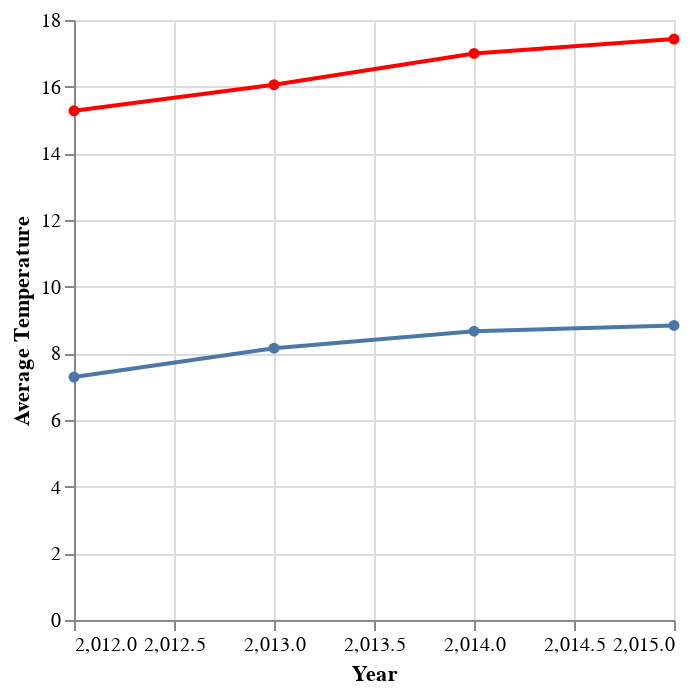

The notebook cell saved with this chart:
### Markdown cell above
##### Question 4 (10 points)

Create a compound figure with at least two types of marks. Show the trend of average temperature (the average of min and max temperature) in 4 years. Include necessary title and labels.

### Code cell
weather['year'] = weather['date'].dt.year

line_max = alt.Chart(weather).mark_line(
).encode(
    alt.Y('average(temp_max):Q', title = 'Average Temperature'),
    alt.X('year', title = 'Year'),
    color=alt.value('red')
)

line_min = alt.Chart(weather).mark_line(
).encode(
    alt.Y('average(temp_min):Q'),
    alt.X('year'),
)

point_max = alt.Chart(weather).mark_circle(
).encode(
    alt.Y('average(temp_max):Q'),
    alt.X('year'),
    alt.Tooltip(['average(temp_max)']),
    color=alt.value('red')
)

point_min = alt.Chart(weather).mark_circle(
).encode(
    alt.Y('average(temp_min):Q'),
    alt.X('year'),
    alt.Tooltip(['average(temp_min)'])
)

chart_max = line_max+point_max
chart_min = line_min+point_min

chart_max+chart_min

### Figure 1 — Vega-Lite specification as saved in the notebook (floating-point values rounded to 4 significant figures; data arrays with more than 128 entries replaced by an {"elided": "..."} marker saying what was removed)
{"config": {"view": {"continuousWidth": 300, "continuousHeight": 300}}, "layer": [{"mark": {"type": "line"}, "encoding": {"color": {"value": "red"}, "x": {"field": "year", "title": "Year", "type": "quantitative"}, "y": {"aggregate": "average", "field": "temp_max", "title": "Average Temperature", "type": "quantitative"}}}, {"mark": {"type": "circle"}, "encoding": {"color": {"value": "red"}, "tooltip": [{"aggregate": "average", "field": "temp_max", "type": "quantitative"}], "x": {"field": "year", "type": "quantitative"}, "y": {"aggregate": "average", "field": "temp_max", "type": "quantitative"}}}, {"layer": [{"mark": {"type": "line"}, "encoding": {"x": {"field": "year", "type": "quantitative"}, "y": {"aggregate": "average", "field": "temp_min", "type": "quantitative"}}}, {"mark": {"type": "circle"}, "encoding": {"tooltip": [{"aggregate": "average", "field": "temp_min", "type": "quantitative"}], "x": {"field": "year", "type": "quantitative"}, "y": {"aggregate": "average", "field": "temp_min", "type": "quantitative"}}}]}], "data": {"name": "data-bcbbc8fd396c6ef111c5b9f42aff6b9f"}, "$schema": "https://vega.github.io/schema/vega-lite/v5.16.3.json", "datasets": {"data-bcbbc8fd396c6ef111c5b9f42aff6b9f": {"elided": "1461 records"}}}
